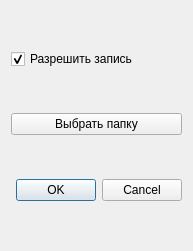
<?xml version="1.0" encoding="UTF-8"?>
<ui version="4.0">
 <class>writeToFileDialog</class>
 <widget class="QDialog" name="writeToFileDialog">
  <property name="geometry">
   <rect>
    <x>0</x>
    <y>0</y>
    <width>193</width>
    <height>251</height>
   </rect>
  </property>
  <property name="minimumSize">
   <size>
    <width>193</width>
    <height>251</height>
   </size>
  </property>
  <property name="maximumSize">
   <size>
    <width>193</width>
    <height>251</height>
   </size>
  </property>
  <property name="windowTitle">
   <string>Dialog</string>
  </property>
  <layout class="QVBoxLayout" name="verticalLayout">
   <item>
    <widget class="QCheckBox" name="writeAllowed">
     <property name="text">
      <string>Разрешить запись</string>
     </property>
     <property name="checked">
      <bool>true</bool>
     </property>
    </widget>
   </item>
   <item>
    <widget class="QPushButton" name="openFolder">
     <property name="text">
      <string>Выбрать папку</string>
     </property>
    </widget>
   </item>
   <item>
    <widget class="QDialogButtonBox" name="buttonBox">
     <property name="orientation">
      <enum>Qt::Horizontal</enum>
     </property>
     <property name="standardButtons">
      <set>QDialogButtonBox::Cancel|QDialogButtonBox::Ok</set>
     </property>
    </widget>
   </item>
  </layout>
 </widget>
 <resources/>
 <connections>
  <connection>
   <sender>buttonBox</sender>
   <signal>accepted()</signal>
   <receiver>writeToFileDialog</receiver>
   <slot>accept()</slot>
   <hints>
    <hint type="sourcelabel">
     <x>248</x>
     <y>254</y>
    </hint>
    <hint type="destinationlabel">
     <x>157</x>
     <y>274</y>
    </hint>
   </hints>
  </connection>
  <connection>
   <sender>buttonBox</sender>
   <signal>rejected()</signal>
   <receiver>writeToFileDialog</receiver>
   <slot>reject()</slot>
   <hints>
    <hint type="sourcelabel">
     <x>316</x>
     <y>260</y>
    </hint>
    <hint type="destinationlabel">
     <x>286</x>
     <y>274</y>
    </hint>
   </hints>
  </connection>
 </connections>
</ui>
